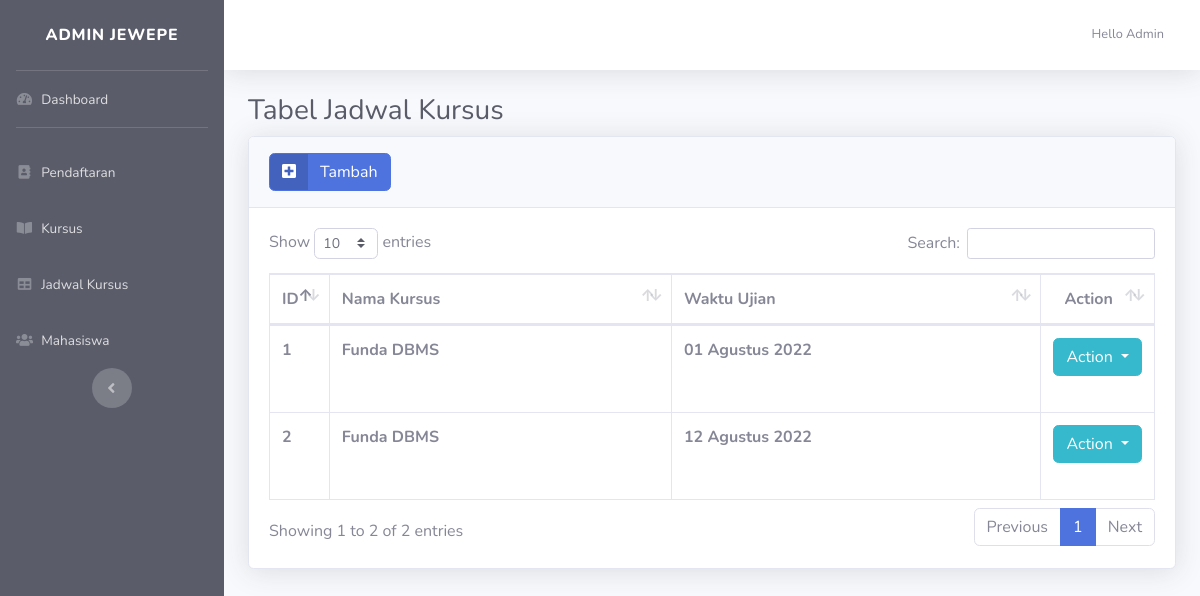
Screenshot of /admin/jadwal.php (signed in) with the database file from the repository.
### tables this page shows
CREATE TABLE `tb_jadwal` (
  `id_jadwal` int(3) NOT NULL,
  `kursus_id` int(3) NOT NULL,
  `waktu_kursus` varchar(50) NOT NULL
);

CREATE TABLE `tb_kursus` (
  `id_kursus` int(3) NOT NULL,
  `nama_kursus` varchar(50) NOT NULL,
  `keterangan_kursus` text NOT NULL,
  `durasi_kursus` varchar(30) NOT NULL
);

### admin/jadwal.php (the view, shortened to what this page needs)
<?php
    include 'template/header.php';
?>
                <div class="container-fluid">
                    <h1 class="h3 mb-2 text-gray-800">Tabel Jadwal Kursus</h1>
                    <div class="card shadow mb-4">
                        <div class="card-header py-3">
                            <a href="jadwal-tambah.php" class="btn btn-primary btn-icon-split">
                                <span class="icon">
                                    <i class="fas fa-plus-square"></i>
                                </span>
                                <span class="text">Tambah</span>
                            </a>
                        </div>
                        <div class="card-body">
                            <div class="table-responsive">
                                <table class="table table-bordered" id="dataTable" width="100%" cellspacing="0">
                                    <thead>
                                        <tr>
                                            <th width="1%">ID</th>
                                            <th>Nama Kursus</th>
                                            <th>Waktu Ujian</th>
                                            <th class="text-center" width="12%">Action</th>
                                        </tr>
                                    </thead>
                                    <tbody>
                                    <?php
                                    include 'koneksi.php';
                                    $data = mysqli_query($koneksi,"SELECT * FROM tb_jadwal,tb_kursus
                                                                where id_kursus = kursus_id order by id_jadwal desc");
                                    while($d = mysqli_fetch_array($data)){
                                        ?>
                                        <tr>
                                            <th><?php echo $d['id_jadwal']; ?></th>
                                            <th><?php echo $d['nama_kursus']; ?></th>
                                            <th><?php echo $d['waktu_kursus']; ?></th>
                                            <th>
                                                <div class="dropdown mb-4">
                                                <button class="btn btn-info dropdown-toggle" type="button"
                                                    id="dropdownMenuButton" data-toggle="dropdown" aria-haspopup="true"
                                                    aria-expanded="false">
                                                    Action
                                                </button>
                                                </div>
                                            </th>
                                        </tr>
                                        <?php
                                        }
                                        ?>
                                    </tbody>
                                </table>
                            </div>
                        </div>
                    </div>
                </div>
            </div>
<?php
    include 'template/footer.php';
?>

### rows the page displays
tb_jadwal: id_jadwal "2", kursus.nama_kursus "Funda DBMS", waktu_kursus "12 Agustus 2022"
tb_jadwal: id_jadwal "1", kursus.nama_kursus "Funda DBMS", waktu_kursus "01 Agustus 2022"
